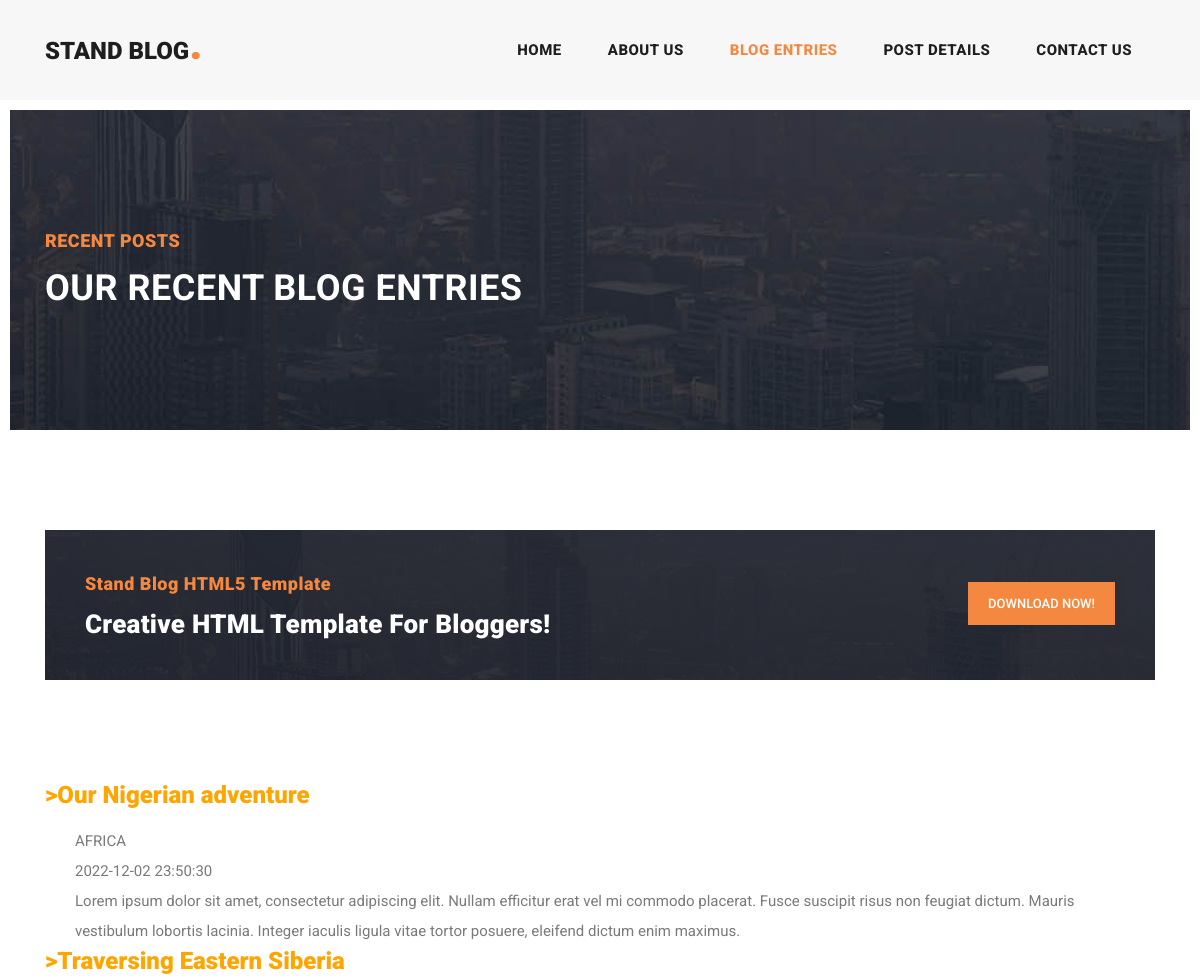
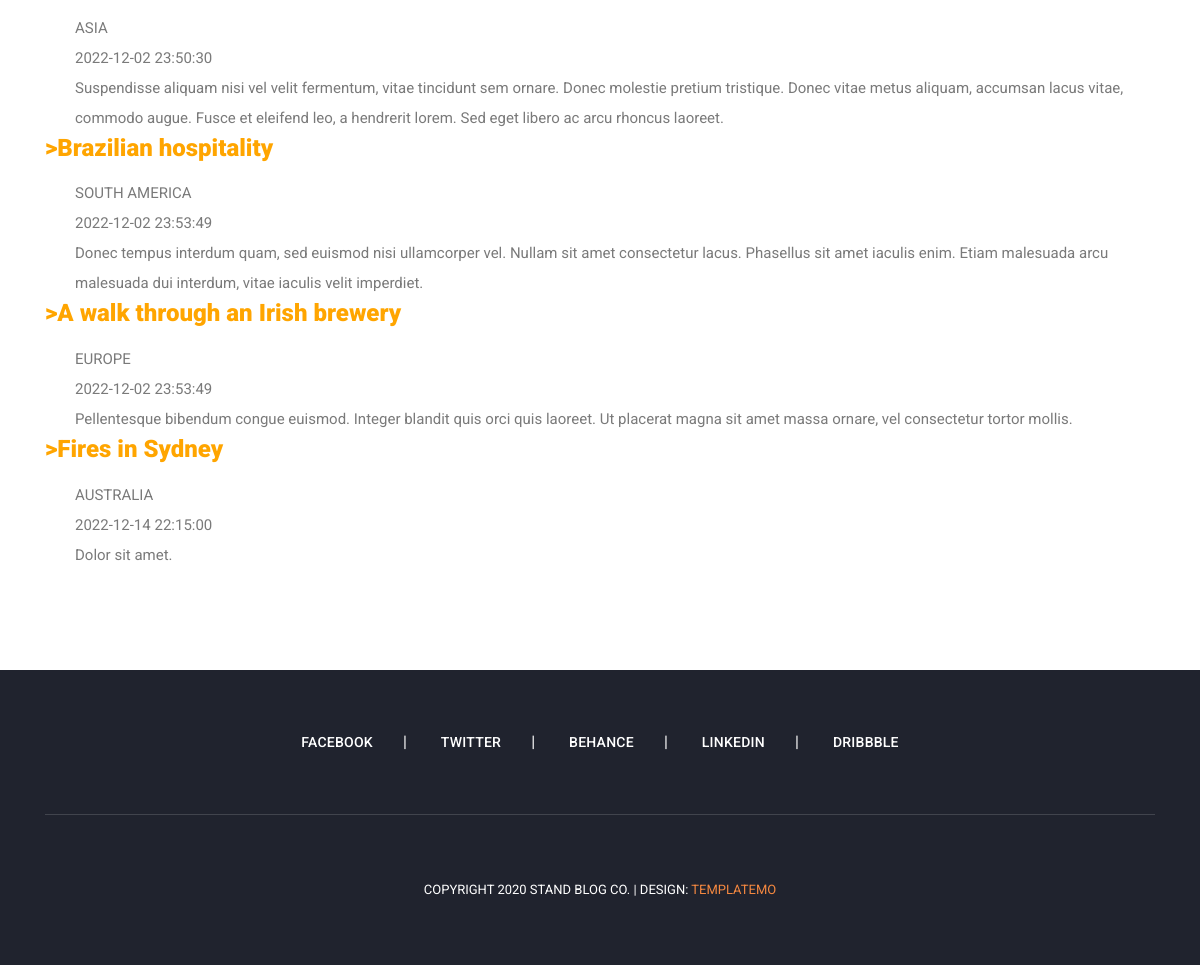
Page /portalove-pivka/blog.php on the committed database (2 pictures, top to bottom).
### tables this page shows
CREATE TABLE `post` (
  `id_post` int(11) NOT NULL,
  `kategoria` varchar(50) NOT NULL,
  `nazov` varchar(50) NOT NULL,
  `popis` varchar(255) NOT NULL,
  `datum` datetime NOT NULL
);

### portalove-pivka/DB.php (called while the page is built, shortened)
<?php
class DB
{
    private $connection;
    public function __construct($host, $dbname, $username, $password)
    {
        $this->host = $host;
        $this->dbname = $dbname;
        $this->username = $username;
        $this->password = $password;
        try {
            $this->connection = new \PDO('mysql:host='.$this->host.';dbname='.$this->dbname, $this->username, $this->password);
        } catch (\PDOException $e) {
            print "Error!: " . $e->getMessage() . "<br/>";
            die();
        }
    }
    public function getPosts()
    {
        $posts = [];
        $sql = "SELECT * FROM post";
        $query = $this->connection->query($sql);
        while ($row = $query->fetch()) {
            $posts[] = [
                'id' => $row['id_post'],
                'category' => $row['kategoria'],
                'title' => $row['nazov'],
                'content' => $row['popis'],
                'date' => $row['datum']
            ];
        }
        return $posts;
    }
}

### portalove-pivka/blog.php (the view, shortened to what this page needs)
<?php
$db = $GLOBALS['db'];
$postItems = $db->getPosts();
?>
<!DOCTYPE html>
<html lang="en">
  <head>
    <link href="vendor/bootstrap/css/bootstrap.min.css" rel="stylesheet">
    <link rel="stylesheet" href="assets/css/fontawesome.css">
    <link rel="stylesheet" href="assets/css/templatemo-stand-blog.css">
    <link rel="stylesheet" href="assets/css/owl.css">
  </head>
  <body>
    <header class="">
      <nav class="navbar navbar-expand-lg">
        <div class="container">
          <a class="navbar-brand" href="index.php
"><h2>Stand Blog<em>.</em></h2></a>
          <div class="collapse navbar-collapse" id="navbarResponsive">
            <ul class="navbar-nav ml-auto">
              <li class="nav-item">
                <a class="nav-link" href="index.php
">Home
                </a>
              </li>
              <li class="nav-item">
                <a class="nav-link" href="about.php
">About Us</a>
              </li>
              <li class="nav-item active">
                <a class="nav-link" href="blog.php
">Blog Entries</a>
              </li>
              <li class="nav-item">
                <a class="nav-link" href="post-details.php
">Post Details</a>
              </li>
              <li class="nav-item">
                <a class="nav-link" href="contact.php
">Contact Us</a>
              </li>
            </ul>
          </div>
        </div>
      </nav>
    </header>
    <div class="heading-page header-text">
      <section class="page-heading">
        <div class="container">
          <div class="row">
            <div class="col-lg-12">
              <div class="text-content">
                <h4>Recent Posts</h4>
                <h2>Our Recent Blog Entries</h2>
              </div>
            </div>
          </div>
        </div>
      </section>
    </div>
    <section class="call-to-action">
      <div class="container">
        <div class="row">
          <div class="col-lg-12">
            <div class="main-content">
              <div class="row">
                <div class="col-lg-8">
                  <span>Stand Blog HTML5 Template</span>
                  <h4>Creative HTML Template For Bloggers!</h4>
                </div>
                <div class="col-lg-4">
                  <div class="main-button">
                    <a href="https://templatemo.com/tm-551-stand-blog" target="_parent">Download Now!</a>
                  </div>
                </div>
              </div>
            </div>
          </div>
        </div>
      </div>
    </section>
    <section class="blog-posts grid-system">
        <div class="section-margin-top">
            <?php
            foreach ($postItems as $postItem) {
                ?>
                    <div class="container">
                        <div class="row">
                            <div class="col-lg-4 col-md-4 col-sm-4"></div>
                            <div class="col-lg-4 col-md-4 col-sm-4"></div>
                        </div>
                        <a style="color:orange" href="post-details.php"><h4 class="font-weight-bold mb-3"><strong>><?php echo $postItem['title']; ?></strong></h4></a>
                        <div class="container">
                            <div class="container">
                                <p class="text-uppercase margin-bottom-10"><?php echo $postItem['category']; ?></p>
                                <p class="text-uppercase margin-bottom-10"><?php echo $postItem['date'] ?></p>
                            </div>
                            <div class="container">
                                <p class="gray-text tours-1-description"><?php echo $postItem['content'] ?></p>
                            </div>
                        </div>
                        </div>
                    </div>
                <?php
            }
            ?>
    <footer>
      <div class="container">
        <div class="row">
          <div class="col-lg-12">
            <ul class="social-icons">
              <li><a href="#">Facebook</a></li>
              <li><a href="#">Twitter</a></li>
              <li><a href="#">Behance</a></li>
              <li><a href="#">Linkedin</a></li>
              <li><a href="#">Dribbble</a></li>
            </ul>
          </div>
          <div class="col-lg-12">
            <div class="copyright-text">
              <p>Copyright 2020 Stand Blog Co.
                 | Design: <a rel="nofollow" href="https://templatemo.com" target="_parent">TemplateMo</a></p>
            </div>
          </div>
        </div>
      </div>
    </footer>
  </body>
</html>

### portalove-pivka/assets/css/templatemo-stand-blog.css (style rules this page uses)
body { font-family: 'Roboto', sans-serif; overflow-x: hidden; text-rendering: optimizeLegibility; -webkit-font-smoothing: antialiased; -moz-osx-font-smoothing: grayscale; }
p { margin-bottom: 0px; font-size: 15px; font-weight: 400; color: #7a7a7a; line-height: 30px; }
a { text-decoration: none!important; }
ul { padding: 0; margin: 0; list-style: none; }
h1,h2,h3,h4,h5,h6 { margin: 0px; }
.main-button a { display: inline-block; background-color: #f48840; color: #fff; font-size: 13px; font-weight: 500; padding: 12px 20px; text-transform: uppercase; transition: all .3s; }
.heading-page { padding-top: 110px; }
.page-heading { margin: 0px 10px; padding: 120px 0px; text-align: left; background-position: center center; background-repeat: no-repeat; background-size: cover; background-image: url(../images/heading-bg.jpg); }
.page-heading .text-content h4 { color: #f48840; font-size: 18px; text-transform: uppercase; font-weight: 900; letter-spacing: 0.5px; margin-bottom: 15px; }
.page-heading .text-content h2 { color: #fff; font-size: 36px; font-weight: 700; text-transform: uppercase; letter-spacing: 0.5px; }
header { position: absolute; z-index: 99999; width: 100%; height: 100px; background-color: #f7f7f7; -webkit-transition: all 0.3s ease-in-out 0s; -moz-transition: all 0.3s ease-in-out 0s; -o-transition: all 0.3s ease-in-out 0s; transition: all 0.3s ease-in-out 0s; }
header .navbar { padding: 25px 0px; }
.navbar .navbar-brand { float: left; margin-top: -12px; outline: none; }
.navbar .navbar-brand h2 { color: #1e1e1e; text-transform: uppercase; font-size: 24px; font-weight: 900; -webkit-transition: all .3s ease 0s; -moz-transition: all .3s ease 0s; -o-transition: all .3s ease 0s; transition: all .3s ease 0s; }
.navbar .navbar-brand h2 em { font-size: 44px; font-style: normal; color: #f48840; }
#navbarResponsive { z-index: 999; }
.navbar-collapse { text-align: center; }
.navbar .navbar-nav .nav-item { margin: 0px 15px; }
.navbar .navbar-nav a.nav-link { text-transform: capitalize; font-size: 15px; font-weight: 800; text-transform: uppercase; letter-spacing: 0.5px; color: #1e1e1e; transition: all 0.3s; }
.navbar .navbar-nav .nav-link:hover, .navbar .navbar-nav .active>.nav-link, .navbar .navbar-nav .nav-link.active, .navbar .navbar-nav .nav-link.show, .navbar .navbar-nav .show>.nav-link { color: #f48840; }
.call-to-action { margin-top: 100px; }
.call-to-action .main-content { padding: 40px; background-image: url(../images/cta-bg.jpg); background-position: center center; background-repeat: no-repeat; background-size: cover; }
.call-to-action .main-content span { color: #f48840; font-size: 18px; font-weight: 900; letter-spacing: 0.5px; }
.call-to-action .main-content h4 { margin-bottom: 0px; margin-top: 12px; color: #fff; font-size: 26px; font-weight: 900; letter-spacing: 0.25px; }
.call-to-action .main-content .main-button { text-align: right; margin-top: 12px; }
.blog-posts { margin-top: 100px; }
footer { margin-top: 100px; text-align: center; background-color: #20232e; padding: 60px 0px; }
footer ul.social-icons { padding-bottom: 60px; margin-bottom: 60px; border-bottom: 1px solid rgba(250,250,250,0.15); }
footer ul.social-icons li { display: inline-block; margin-right: 30px; }
footer ul.social-icons li:after { content: "|"; color: #fff; margin-left: 30px; }
footer ul.social-icons li:last-child { margin-right: 0px; }
footer ul.social-icons li:last-child::after { display: none; }
footer ul.social-icons li a { font-size: 14px; text-transform: uppercase; color: #fff; font-weight: 500; letter-spacing: 0.25px; transition: all .3s; }
footer p { font-size: 13px; text-transform: uppercase; color: #fff; }
footer p a { color: #f48840; }

### rows in the picture
post: nazov "Our Nigerian adventure", kategoria "AFRICA", datum "2022-12-02 23:50:30", popis "Lorem ipsum dolor sit amet, consectetur adipiscing elit. Nullam efficitur erat vel mi commodo placerat. Fusce suscipit risus non feugiat dictum. Mauris vestibulum lobortis lacinia. Integer iaculis ligula vitae tortor posuere, eleifend dictum enim maximus."
post: nazov "Traversing Eastern Siberia", kategoria "ASIA", datum "2022-12-02 23:50:30", popis "Suspendisse aliquam nisi vel velit fermentum, vitae tincidunt sem ornare. Donec molestie pretium tristique. Donec vitae metus aliquam, accumsan lacus vitae, commodo augue. Fusce et eleifend leo, a hendrerit lorem. Sed eget libero ac arcu rhoncus laoreet."
post: nazov "Brazilian hospitality", kategoria "SOUTH AMERICA", datum "2022-12-02 23:53:49", popis "Donec tempus interdum quam, sed euismod nisi ullamcorper vel. Nullam sit amet consectetur lacus. Phasellus sit amet iaculis enim. Etiam malesuada arcu malesuada dui interdum, vitae iaculis velit imperdiet."
post: nazov "A walk through an Irish brewery", kategoria "EUROPE", datum "2022-12-02 23:53:49", popis "Pellentesque bibendum congue euismod. Integer blandit quis orci quis laoreet. Ut placerat magna sit amet massa ornare, vel consectetur tortor mollis."
post: nazov "Fires in Sydney", kategoria "AUSTRALIA", datum "2022-12-14 22:15:00", popis "Dolor sit amet."
